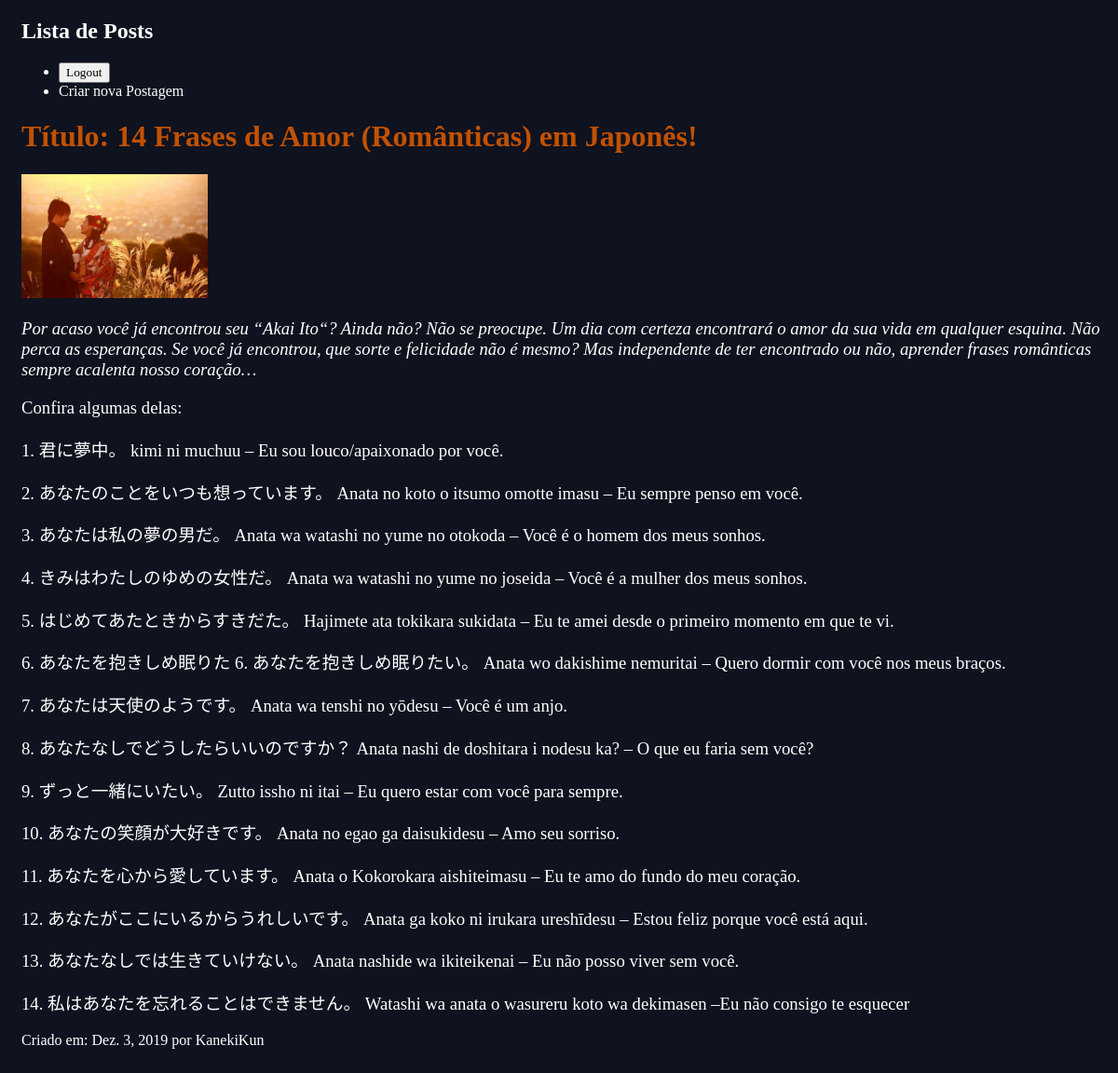
Screenshot of /blog/post/2/ (signed in) with the database file from the repository.
### blog/models.py (models this page shows, shortened)
class Post(models.Model):
    titulo = models.CharField(max_length=255)
    resumo = RichTextField()
    conteudo = RichTextUploadingField()
    dt_cri_post = models.DateField(auto_now_add=True)
    autor = models.ForeignKey(User, default=None, on_delete=models.PROTECT)

### blog/views.py (the view)
# urls.py: path('post/<int:pk>/', views.post_detail, name='detail'),
def post_detail(request, pk):
    post = get_object_or_404(Post, pk=pk)
    return render(request, 'blog/post_detail.html', {'post': post})

### blog/templates/blog/post_detail.html
{% extends 'base_layout.html' %}
{% block content %}
<div class="post-detail">
    <div class="post">
        <h1> Título: {{ post.titulo }}</h1>
         <p> {{ post.resumo|safe }} </p>
         <p> {{ post.conteudo|safe}} </p>
        <p> Criado em: {{ post.dt_cri_post }} por {{post.autor}}</p>
    </div>
</div>
{% endblock %}

### assets/style.css (style rules this page uses)
body { background-color: #0f121f; background-image: url(stars.png); background-repeat-y: no-repeat; color: #fff; padding-left: 15px; }
body * { font-family: Ubuntu; }
h3,h4,h5 { font-weight: normal; font-family: 'Lobster', cursive; }
h1, h2 { color: #C25100; font-family: 'Lobster', cursive; }
.post { margin-bottom: 70px; }

### rows the page displays
Post: titulo "14 Frases de Amor (Românticas) em Japonês!", resumo (picture), resumo "Por acaso você já encontrou seu “Akai Ito“? Ainda não? Não se preocupe. Um dia com certeza encontrará o amor da sua vida em qualquer esquina. Não perca as esperanças. Se você já encontrou, que sorte e felicidade não é mesmo? Mas independente de ter encontrado ou não, aprender frases românticas sempre acalenta nosso coração…", conteudo "Confira algumas delas: 1. 君に夢中。 kimi ni muchuu – Eu sou louco/apaixonado por você. 2. あなたのことをいつも想っています。 Anata no koto o itsumo omotte imasu – Eu sempre penso em você. 3. あなたは私の夢の男だ。 Anata wa watashi no yume no otokoda – Você é o homem dos meus sonhos. 4. きみはわたしのゆめの女性だ。 Anata wa watashi no yume no joseida – Você é a mulher dos meus sonhos. 5. はじめてあたときからすきだた。 Hajimete ata tokikara sukidata – Eu te amei desde o primeiro momento em que te vi. 6. あなたを抱きしめ眠りた 6. あなたを抱きしめ眠りたい。 Anata wo dakishime nemuritai – Quero dormir com você nos meus braços. 7. あなたは天使のようです。 Anata wa tenshi no yōdesu – Você é um anjo. 8. あなたなしでどうしたらいいのですか？ Anata nashi de doshitara i nodesu ka? – O que eu faria sem você? 9.…", dt_cri_post "Dez. 3, 2019", autor "KanekiKun"
